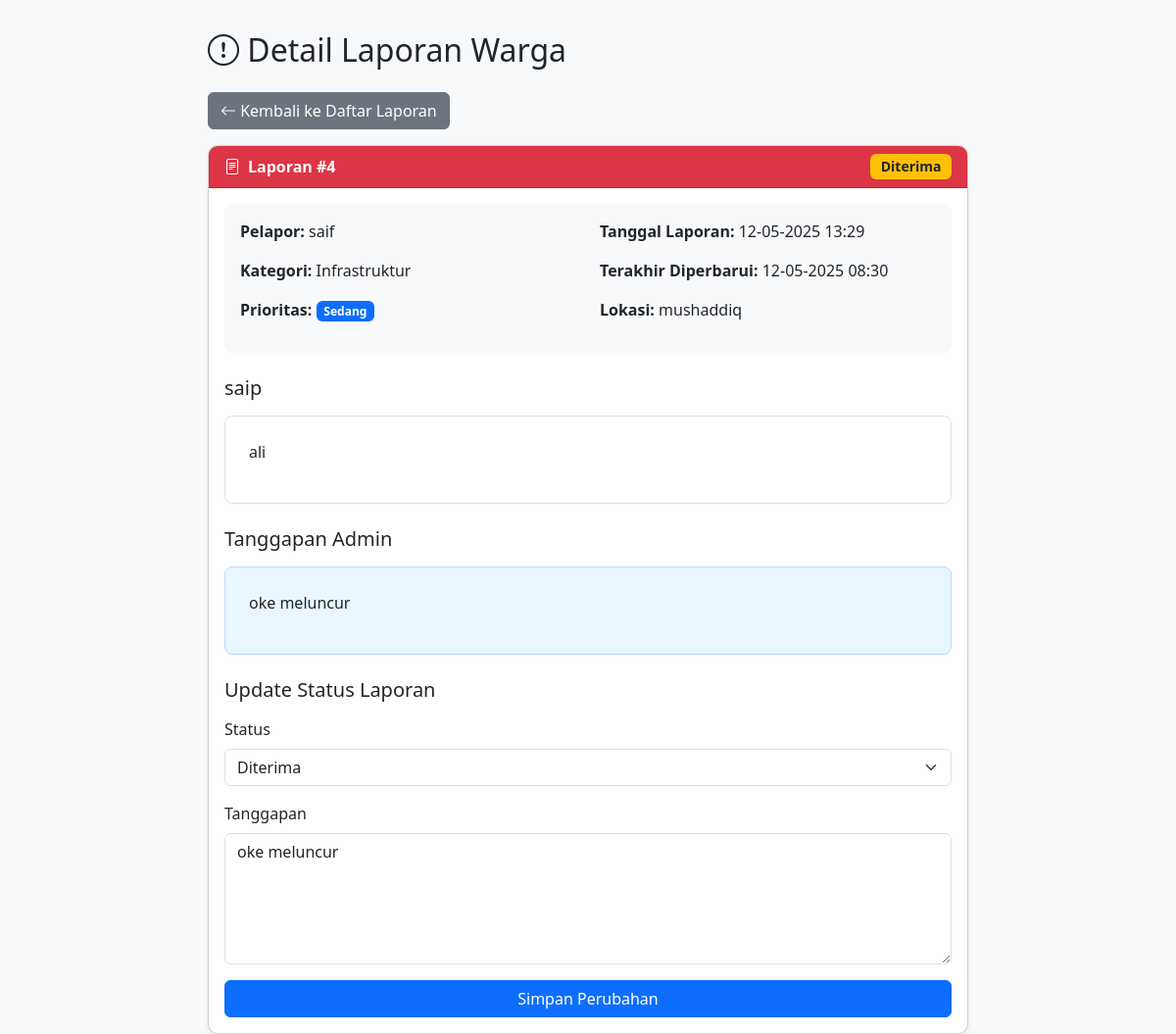
The app's page /resource/view/admin/detail_laporan.php?id=4 (signed in) with its own data.
### tables this page shows
CREATE TABLE `laporan_warga` (
  `id` int NOT NULL,
  `masyarakat_id` int DEFAULT NULL,
  `nik` varchar(20) DEFAULT NULL,
  `kategori` varchar(50) NOT NULL,
  `judul` varchar(100) NOT NULL,
  `isi` text NOT NULL,
  `lokasi` varchar(255) DEFAULT NULL,
  `foto` varchar(255) DEFAULT NULL,
  `status` enum('Diterima','Diproses','Selesai','Ditolak') NOT NULL DEFAULT 'Diterima',
  `tanggal_laporan` datetime NOT NULL DEFAULT CURRENT_TIMESTAMP,
  `tanggal_update` datetime DEFAULT NULL,
  `tanggapan_admin` text,
  `prioritas` enum('Rendah','Sedang','Tinggi') NOT NULL DEFAULT 'Sedang',
  `is_read` tinyint(1) DEFAULT '0'
);

CREATE TABLE `masyarakat` (
  `id` int NOT NULL,
  `nama` varchar(100) NOT NULL,
  `nik` varchar(16) NOT NULL,
  `pin` varchar(255) NOT NULL
);

### resource/view/admin/detail_laporan.php (the view, shortened to what this page needs)
<?php
include "../db.php";
$id = $conn->real_escape_string($_GET['id']);
$query = "
    SELECT
        l.*,
        m.nama,
        m.id as masyarakat_id
    FROM laporan_warga l
    JOIN masyarakat m ON l.masyarakat_id = m.id
    WHERE l.id = '$id'
";
$result = $conn->query($query);
$laporan = $result->fetch_assoc();
?>
<!DOCTYPE html>
<html lang="id">
<head>
<link href="https://cdn.jsdelivr.net/npm/bootstrap@5.3.0/dist/css/bootstrap.min.css" rel="stylesheet" />
<link href="https://cdn.jsdelivr.net/npm/bootstrap-icons@1.10.5/font/bootstrap-icons.css" rel="stylesheet" />
</head>
<body>
<div class="container">
    <h2 class="mb-4"><i class="bi bi-exclamation-circle"></i> Detail Laporan Warga</h2>
    <a href="laporan.php" class="btn btn-secondary btn-back"><i class="bi bi-arrow-left"></i> Kembali ke Daftar Laporan</a>
    <div class="card">
        <div class="card-header d-flex justify-content-between align-items-center">
            <span><i class="bi bi-file-text me-2"></i>Laporan #<?= $laporan['id'] ?></span>
            <?php
                $status_class = '';
                $status = $laporan['status'] ?? '';
                switch($status) {
                    case 'Diterima':
                        $status_class = 'bg-warning text-dark';
                        break;
                }
            ?>
            <span class="badge status-badge <?= $status_class ?>"><?= htmlspecialchars($status) ?></span>
        </div>
        <div class="card-body">
            <div class="laporan-info">
                <div class="row">
                    <div class="col-md-6">
                        <p><strong>Pelapor:</strong> <?= htmlspecialchars($laporan['nama']) ?></p>
                        <p><strong>Kategori:</strong> <?= htmlspecialchars($laporan['kategori']) ?></p>
                        <p><strong>Prioritas:</strong>
                            <span class="badge bg-<?php
                                switch($laporan['prioritas']) {
                                    case 'Sedang': echo 'primary'; break;
                                }
                            ?>">
                                <?= htmlspecialchars($laporan['prioritas']) ?>
                            </span>
                        </p>
                    </div>
                    <div class="col-md-6">
                        <p><strong>Tanggal Laporan:</strong> <?= date('d-m-Y H:i', strtotime($laporan['tanggal_laporan'])) ?></p>
                        <?php if (!empty($laporan['tanggal_update'])): ?>
                        <p><strong>Terakhir Diperbarui:</strong> <?= date('d-m-Y H:i', strtotime($laporan['tanggal_update'])) ?></p>
                        <?php endif; ?>
                        <p><strong>Lokasi:</strong> <?= htmlspecialchars($laporan['lokasi'] ?? '-') ?></p>
                    </div>
                </div>
            </div>
            <h5 class="mt-4 mb-3"><?= htmlspecialchars($laporan['judul']) ?></h5>
            <div class="laporan-content">
                <p><?= nl2br(htmlspecialchars($laporan['isi'])) ?></p>
            </div>
            <?php if (!empty($laporan['tanggapan_admin'])): ?>
            <h5 class="mt-4 mb-3">Tanggapan Admin</h5>
            <div class="tanggapan-admin">
                <p><?= nl2br(htmlspecialchars($laporan['tanggapan_admin'])) ?></p>
            </div>
            <?php endif; ?>
            <h5 class="mt-4 mb-3">Update Status Laporan</h5>
            <form method="post" action="">
                <div class="mb-3">
                    <label for="status" class="form-label">Status</label>
                    <select class="form-select" id="status" name="status" required>
                        <option value="Diterima" <?= ($laporan['status'] == 'Diterima') ? 'selected' : '' ?>>Diterima</option>
                    </select>
                </div>
                <div class="mb-3">
                    <label for="tanggapan" class="form-label">Tanggapan</label>
                    <textarea class="form-control" id="tanggapan" name="tanggapan" rows="5" required><?= htmlspecialchars($laporan['tanggapan_admin'] ?? '') ?></textarea>
                </div>
                <div class="d-grid gap-2">
                    <button type="submit" class="btn btn-primary">Simpan Perubahan</button>
                </div>
            </form>
        </div>
    </div>
</div>
</body>
</html>

### resource/view/admin/detail_laporan.php (style rules this page uses)
body { background-color: #f8f9fa; font-family: 'Segoe UI', Tahoma, Geneva, Verdana, sans-serif; }
.container { padding-top: 2rem; max-width: 800px; }
.card { border-radius: 0.625rem; box-shadow: 0 0.125rem 0.25rem rgba(0,0,0,0.075); overflow: hidden; }
.card-header { background-color: #dc3545; color: white; font-weight: 600; }
.btn-back { margin-bottom: 1rem; }
.status-badge { font-size: 0.875rem; padding: 0.4em 0.75em; border-radius: 0.375rem; font-weight: 600; display: inline-block; }
.bg-warning.text-dark { background-color: #ffc107 !important; color: #212529 !important; }
.laporan-info { background-color: #f8f9fa; border-radius: 0.5rem; padding: 1rem; margin-bottom: 1rem; }
.laporan-content { background-color: white; border-radius: 0.5rem; padding: 1.5rem; margin-bottom: 1.5rem; border: 1px solid #dee2e6; }
.tanggapan-admin { background-color: #e9f5ff; border-radius: 0.5rem; padding: 1.5rem; margin-bottom: 1.5rem; border: 1px solid #b8daff; }

### records on screen
laporan_warga: id "4", status "Diterima", masyarakat.nama "saif", kategori "Infrastruktur", prioritas "Sedang", tanggal_laporan "12-05-2025 13:29", tanggal_update "12-05-2025 08:30", lokasi "mushaddiq", judul "saip", isi "ali", tanggapan_admin "oke meluncur", tanggapan "oke meluncur"
